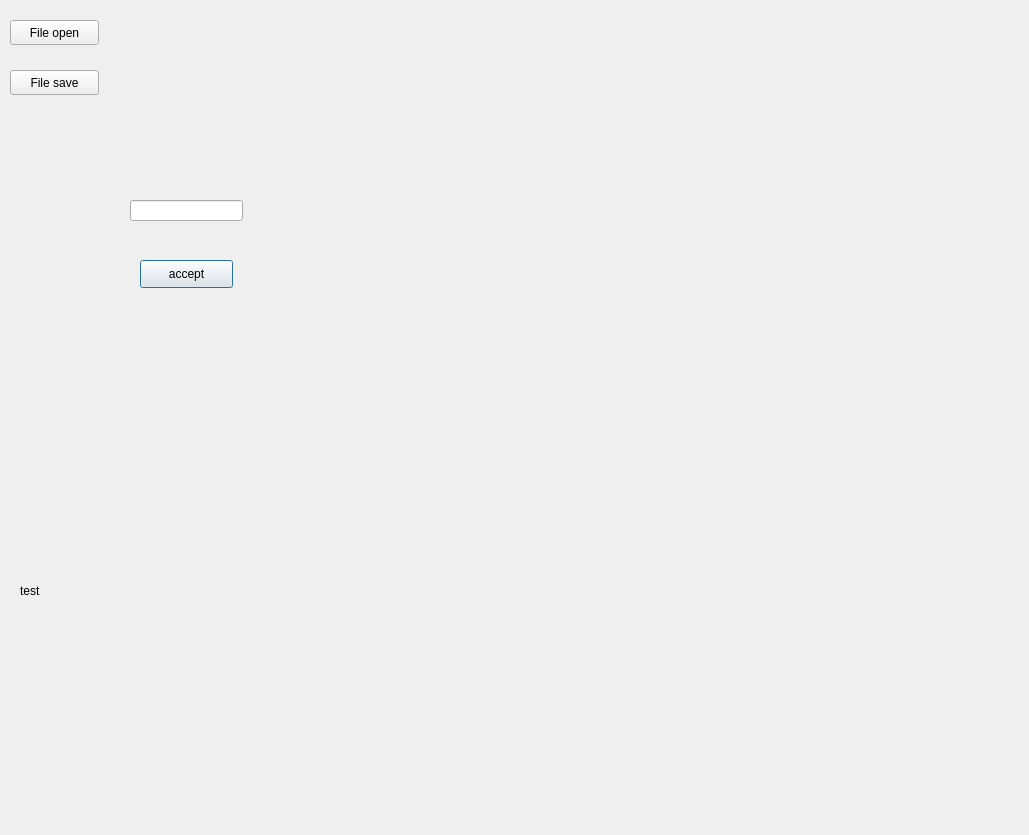
<?xml version="1.0" encoding="UTF-8"?>
<ui version="4.0">
 <class>Dialog</class>
 <widget class="QDialog" name="Dialog">
  <property name="geometry">
   <rect>
    <x>0</x>
    <y>0</y>
    <width>1029</width>
    <height>835</height>
   </rect>
  </property>
  <property name="windowTitle">
   <string>Dialog</string>
  </property>
  <widget class="QPushButton" name="accept">
   <property name="geometry">
    <rect>
     <x>140</x>
     <y>260</y>
     <width>93</width>
     <height>28</height>
    </rect>
   </property>
   <property name="text">
    <string>accept</string>
   </property>
  </widget>
  <widget class="QLineEdit" name="lineEdit">
   <property name="geometry">
    <rect>
     <x>130</x>
     <y>200</y>
     <width>113</width>
     <height>21</height>
    </rect>
   </property>
  </widget>
  <widget class="QLabel" name="label">
   <property name="geometry">
    <rect>
     <x>20</x>
     <y>390</y>
     <width>491</width>
     <height>401</height>
    </rect>
   </property>
   <property name="text">
    <string>test</string>
   </property>
  </widget>
  <widget class="QPushButton" name="fileopen">
   <property name="geometry">
    <rect>
     <x>10</x>
     <y>20</y>
     <width>89</width>
     <height>25</height>
    </rect>
   </property>
   <property name="text">
    <string>File open</string>
   </property>
  </widget>
  <widget class="QPushButton" name="filesave">
   <property name="geometry">
    <rect>
     <x>10</x>
     <y>70</y>
     <width>89</width>
     <height>25</height>
    </rect>
   </property>
   <property name="text">
    <string>File save</string>
   </property>
  </widget>
 </widget>
 <resources/>
 <connections/>
 <slots>
  <slot>add_number()</slot>
  <slot>accept_change()</slot>
 </slots>
</ui>
